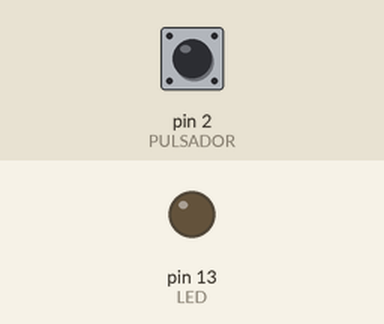
Simulated run of this sketch. Board: Arduino Uno, built with avr-gcc and run on an emulated ATmega328P. On the bench: output pins drawn as LEDs (lit = HIGH). The inputs (shaded band) are chosen by the test bench; at power-on: pin 2 (PULSADOR) HIGH.

Above: at 1.2 s.
1.3 s: pin 2 (PULSADOR) pulled LOW for 0.15 s
At 1.37 s:
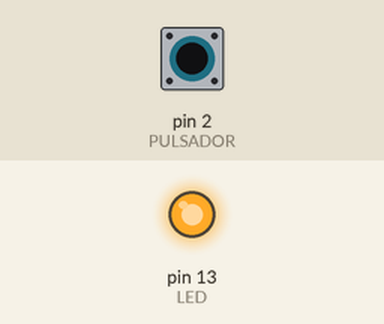
2.9 s: pin 2 (PULSADOR) pulled LOW for 3.2 s
At 7.0 s:
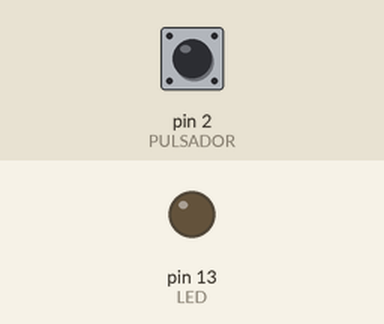
Timing chart, 0 to 8.5 s (numbered marks = the images above; inputs shaded):
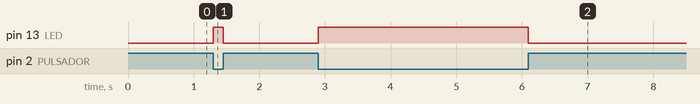

The sketch:

tema10.ino
```cpp
#define PULSADOR 2
#define LED 13

void setup() {
  pinMode(LED, OUTPUT);
  pinMode(PULSADOR, INPUT_PULLUP);
}

void loop(){
  if (digitalRead(PULSADOR) == LOW) {	//¿Está presionado el pulsador?
    digitalWrite(LED, HIGH);		      //Encendemos el LED
  }
  else {
    digitalWrite(LED, LOW);		      //Apagamos el LED
  }
}
```

Measured:
- after the input at 1.3 s, pin 13 (LED): LOW → HIGH at once, → LOW 0.15 s later
- after the input at 2.9 s, pin 13 (LED): LOW → HIGH at once, → LOW 3.2 s later
